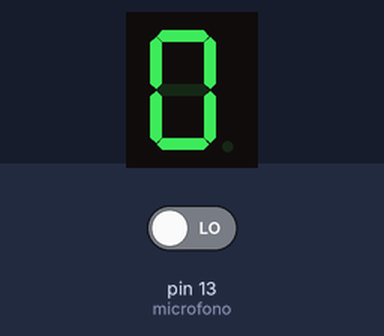
The sketch below on a simulated Arduino Uno, built with avr-gcc and run on an emulated ATmega328P. On the bench: 1-digit seven-segment display. Wiring (inferred from the names in the program): 1-digit 7-segment display, segments lit when HIGH: segments pin 12, pin 11, pin 10, pin 9, pin 8, pin 7, pin 6, pin 5. The test bench sets the inputs (shaded band); at power-on: pin 13 (microfono) LOW. The segment pins are drawn as the display they are named for.

Above: at 1.2 s.
1.3 s: pin 13 (microfono) driven HIGH
At 1.35 s:
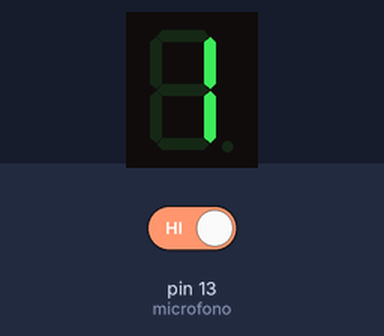
At 1.75 s:
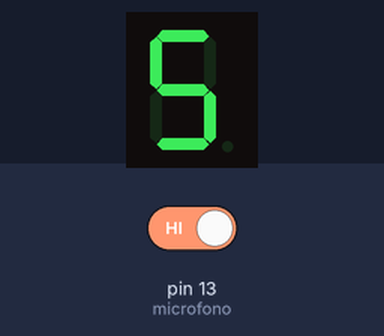

Measured:
- after the input at 1.3 s, the display: changes at once (image 1)

The sketch:

contador-aplausos-v1.ino
```cpp
const byte microfono = 13;  // valor analogico aprox: 525 / 530
byte cont;

/* http://www.circuitbasics.com/arduino-7-segment-display-tutorial/
     A
    ----
 F |    | B
   | G  |
    ----
 E |    | C
   |    |
    ----
     D   *  DP

*/
const byte A = 12;
const byte B = 11;
const byte C = 10;
const byte D = 9;
const byte E = 8;
const byte F = 7;
const byte G = 6;
const byte DP = 5;

void numero(byte);

void setup()
{
  byte pines[] = {A, B, C, D, E, F, G, DP};
  byte i;

  for (i = 0; i < 8; i++)
    pinMode(pines[i], OUTPUT);

  pinMode(microfono, INPUT);
  cont = 0;
  numero(cont);
}

void loop()
{
   if (digitalRead(microfono) == HIGH)
   {
    if (cont != 9)
      cont++;
    else
      cont = 0;

    numero(cont);
    delay(100);
  }
}

void numero(byte i)
{
  static byte j;
  static byte pines[] = {A, B, C, D, E, F, G, DP};
  static boolean on_off[10][8] =
  {
    1, 1, 1, 1, 1, 1, 0, 0,  // 0
    0, 1, 1, 0, 0, 0, 0, 0,  // 1
    1, 1, 0, 1, 1, 0, 1, 0,  // 2
    1, 1, 1, 1, 0, 0, 1, 0,  // 3
    0, 1, 1, 0, 0, 1, 1, 0,  // 4
    1, 0, 1, 1, 0, 1, 1, 0,  // 5
    1, 0, 1, 1, 1, 1, 1, 0,  // 6
    1, 1, 1, 0, 0, 0, 0, 0,  // 7
    1, 1, 1, 1, 1, 1, 1, 0,  // 8
    1, 1, 1, 0, 0, 1, 1, 0   // 9
 // A, B, C, D, E, F, G, DP
  }; // leds del 7 segmentos apagados o encedidos (en orden segun pines[])

  for (j = 0; j < 8; j++)
    digitalWrite(pines[j], on_off[i][j]);
}
```
